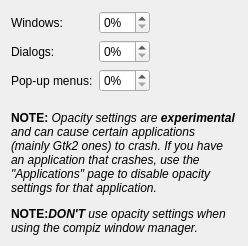
     <widget class="QWidget" name="page_29">
      <layout class="QVBoxLayout" name="verticalLayout_3">
       <item>
        <layout class="QFormLayout" name="formLayout_23">
         <property name="fieldGrowthPolicy">
          <enum>QFormLayout::ExpandingFieldsGrow</enum>
         </property>
         <item row="0" column="0">
          <widget class="QLabel" name="label_47a">
           <property name="text">
            <string>Windows:</string>
           </property>
          </widget>
         </item>
         <item row="0" column="1">
          <widget class="QSpinBox" name="bgndOpacity" native="true">
           <property name="toolTip">
            <string>&lt;p&gt;Sets the opacity of window backgrounds when using deskop effects.&lt;/p&gt;</string>
           </property>
           <property name="suffix" stdset="0">
            <string>%</string>
           </property>
          </widget>
         </item>
         <item row="1" column="0">
          <widget class="QLabel" name="label_47x">
           <property name="text">
            <string>Dialogs:</string>
           </property>
          </widget>
         </item>
         <item row="1" column="1">
          <widget class="QSpinBox" name="dlgOpacity" native="true">
           <property name="toolTip">
            <string>&lt;p&gt;Sets the opacity of dialog backgrounds when using deskop effects.&lt;/p&gt;</string>
           </property>
           <property name="suffix" stdset="0">
            <string>%</string>
           </property>
          </widget>
         </item>
         <item row="2" column="0">
          <widget class="QLabel" name="label_yy">
           <property name="text">
            <string>Pop-up menus:</string>
           </property>
          </widget>
         </item>
         <item row="2" column="1">
          <widget class="QSpinBox" name="menuBgndOpacity" native="true">
           <property name="toolTip">
            <string>&lt;p&gt;Sets the opacity of popup menus when using deskop effects.&lt;/p&gt;</string>
           </property>
           <property name="suffix" stdset="0">
            <string>%</string>
           </property>
          </widget>
         </item>
        </layout>
       </item>
       <item>
        <spacer name="verticalSpacer_3">
         <property name="orientation">
          <enum>Qt::Vertical</enum>
         </property>
         <property name="sizeType">
          <enum>QSizePolicy::Fixed</enum>
         </property>
         <property name="sizeHint" stdset="0">
          <size>
           <width>13</width>
           <height>13</height>
          </size>
         </property>
        </spacer>
       </item>
       <item>
        <widget class="QLabel" name="label_100">
         <property name="sizePolicy">
          <sizepolicy hsizetype="Preferred" vsizetype="Expanding">
           <horstretch>0</horstretch>
           <verstretch>0</verstretch>
          </sizepolicy>
         </property>
         <property name="text">
          <string>&lt;p&gt;&lt;b&gt;NOTE:&lt;/b&gt; &lt;i&gt;Opacity settings are &lt;b&gt;experimental&lt;/b&gt; and can cause certain applications (mainly Gtk2 ones) to crash. If you have an application that crashes, use the &amp;quot;Applications&amp;quot; page to disable opacity settings for that application.&lt;/i&gt;&lt;/p&gt;
&lt;p&gt;&lt;b&gt;NOTE:&lt;/b&gt;&lt;i&gt;&lt;b&gt;DON'T&lt;/b&gt; use opacity settings when using the compiz window manager.&lt;/i&gt;&lt;/p&gt;</string>
         </property>
         <property name="alignment">
          <set>Qt::AlignLeading|Qt::AlignLeft|Qt::AlignTop</set>
         </property>
         <property name="wordWrap">
          <bool>true</bool>
         </property>
        </widget>
       </item>
      </layout>
     </widget>
